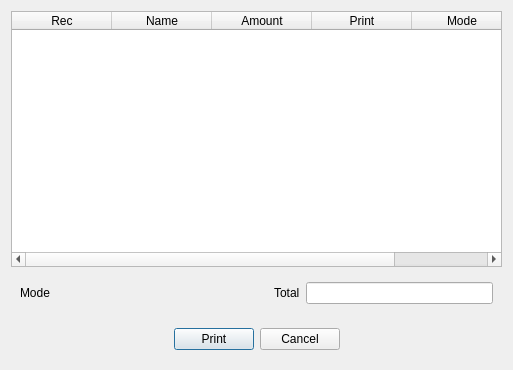
<?xml version="1.0" encoding="UTF-8"?>
<ui version="4.0">
 <class>DlgPreTax</class>
 <widget class="QDialog" name="DlgPreTax">
  <property name="geometry">
   <rect>
    <x>0</x>
    <y>0</y>
    <width>513</width>
    <height>370</height>
   </rect>
  </property>
  <property name="windowTitle">
   <string>Tax Prepaid</string>
  </property>
  <layout class="QVBoxLayout" name="verticalLayout">
   <item>
    <widget class="EQTableWidget" name="tblData">
     <property name="editTriggers">
      <set>QAbstractItemView::NoEditTriggers</set>
     </property>
     <property name="selectionMode">
      <enum>QAbstractItemView::NoSelection</enum>
     </property>
     <column>
      <property name="text">
       <string>Rec</string>
      </property>
     </column>
     <column>
      <property name="text">
       <string>Name</string>
      </property>
     </column>
     <column>
      <property name="text">
       <string>Amount</string>
      </property>
     </column>
     <column>
      <property name="text">
       <string>Print</string>
      </property>
     </column>
     <column>
      <property name="text">
       <string>Mode</string>
      </property>
     </column>
    </widget>
   </item>
   <item>
    <widget class="QWidget" name="widget_2" native="true">
     <layout class="QHBoxLayout" name="horizontalLayout_2">
      <item>
       <widget class="QLabel" name="label_2">
        <property name="text">
         <string>Mode</string>
        </property>
       </widget>
      </item>
      <item>
       <spacer name="horizontalSpacer_3">
        <property name="orientation">
         <enum>Qt::Horizontal</enum>
        </property>
        <property name="sizeHint" stdset="0">
         <size>
          <width>218</width>
          <height>20</height>
         </size>
        </property>
       </spacer>
      </item>
      <item>
       <widget class="QLabel" name="label">
        <property name="text">
         <string>Total</string>
        </property>
       </widget>
      </item>
      <item>
       <widget class="EQLineEdit" name="leTotal">
        <property name="readOnly">
         <bool>true</bool>
        </property>
       </widget>
      </item>
     </layout>
    </widget>
   </item>
   <item>
    <widget class="QWidget" name="widget" native="true">
     <layout class="QHBoxLayout" name="horizontalLayout">
      <item>
       <spacer name="horizontalSpacer">
        <property name="orientation">
         <enum>Qt::Horizontal</enum>
        </property>
        <property name="sizeHint" stdset="0">
         <size>
          <width>152</width>
          <height>20</height>
         </size>
        </property>
       </spacer>
      </item>
      <item>
       <widget class="QPushButton" name="btnOk">
        <property name="text">
         <string>Print</string>
        </property>
       </widget>
      </item>
      <item>
       <widget class="QPushButton" name="btnCancel">
        <property name="text">
         <string>Cancel</string>
        </property>
       </widget>
      </item>
      <item>
       <spacer name="horizontalSpacer_2">
        <property name="orientation">
         <enum>Qt::Horizontal</enum>
        </property>
        <property name="sizeHint" stdset="0">
         <size>
          <width>151</width>
          <height>20</height>
         </size>
        </property>
       </spacer>
      </item>
     </layout>
    </widget>
   </item>
  </layout>
 </widget>
 <customwidgets>
  <customwidget>
   <class>EQLineEdit</class>
   <extends>QLineEdit</extends>
   <header location="global">eqlineedit.h</header>
   <slots>
    <signal>customButtonClicked(bool)</signal>
   </slots>
  </customwidget>
  <customwidget>
   <class>EQTableWidget</class>
   <extends>QTableWidget</extends>
   <header location="global">eqtablewidget.h</header>
  </customwidget>
 </customwidgets>
 <resources/>
 <connections/>
</ui>
